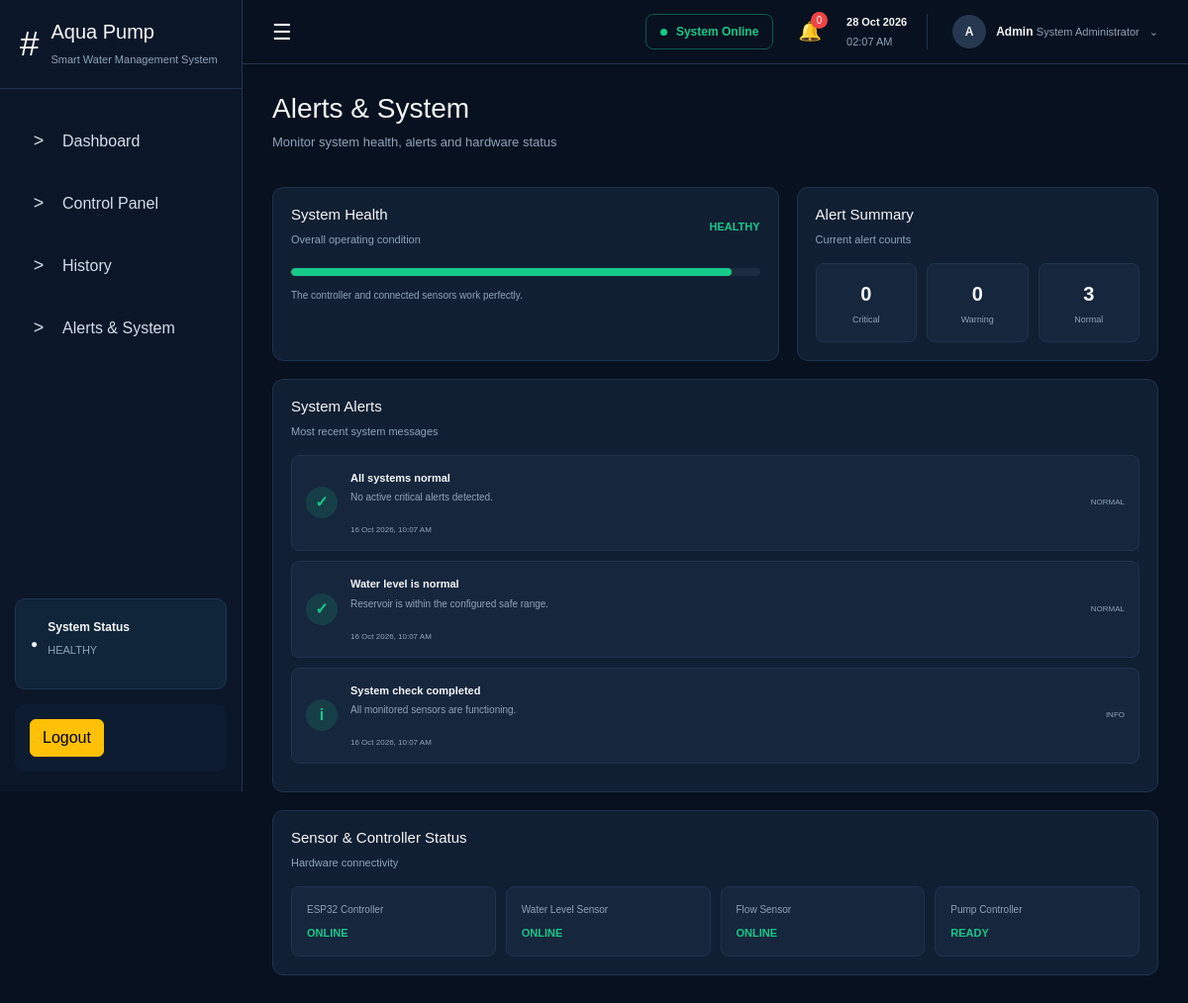
/frontend/alerts.php (signed in), run on the app's committed database.
### tables this page shows
CREATE TABLE `alerts` (
  `alert_id` int(11) NOT NULL,
  `user_id` int(11) NOT NULL,
  `title` varchar(100) NOT NULL,
  `message` text NOT NULL,
  `alert_type` varchar(20) NOT NULL DEFAULT 'NORMAL',
  `created_at` timestamp NOT NULL DEFAULT current_timestamp()
);

### frontend/alerts.php (the view, shortened to what this page needs)
<?php
$user_id = $_SESSION["user_id"];
$sql_critical = "SELECT COUNT(*) AS total
FROM alerts WHERE user_id = ? AND alert_type = 'CRITICAL'";
$stmt_critical = mysqli_prepare($connect, $sql_critical);
mysqli_stmt_bind_param($stmt_critical, "i", $user_id);
mysqli_stmt_execute($stmt_critical);
$result_critical = mysqli_stmt_get_result($stmt_critical);
$data_critical = mysqli_fetch_assoc($result_critical);
$total_critical = $data_critical["total"];
$sql_warning = "SELECT COUNT(*) AS total
FROM alerts WHERE user_id = ? AND alert_type = 'WARNING'";
$stmt_warning = mysqli_prepare($connect, $sql_warning);
mysqli_stmt_bind_param($stmt_warning, "i", $user_id);
mysqli_stmt_execute($stmt_warning);
$result_warning = mysqli_stmt_get_result($stmt_warning);
$data_warning = mysqli_fetch_assoc($result_warning);
$total_warning = $data_warning["total"];
$sql_normal = "SELECT COUNT(*) AS total
FROM alerts WHERE user_id = ? AND alert_type IN ('NORMAL', 'INFO')";
$stmt_normal = mysqli_prepare($connect, $sql_normal);
mysqli_stmt_bind_param($stmt_normal, "i", $user_id);
mysqli_stmt_execute($stmt_normal);
$result_normal = mysqli_stmt_get_result($stmt_normal);
$data_normal = mysqli_fetch_assoc($result_normal);
$total_normal = $data_normal["total"];
if ($total_critical > 0) {
    $system_health = "CRITICAL";
    $health_class = "health-critical";
} else if ($total_warning > 0) {
    $system_health = "WARNING";
    $health_class = "health-warning";
} else {
    $system_health = "HEALTHY";
    $health_class = "health-good";
}
$sql_alerts = "SELECT alert_id, title, message, alert_type, created_at FROM alerts WHERE user_id = ? ORDER BY created_at DESC LIMIT 20";
$stmt_alerts = mysqli_prepare($connect, $sql_alerts);
mysqli_stmt_bind_param($stmt_alerts, "i", $user_id);
mysqli_stmt_execute($stmt_alerts);
$result_alerts = mysqli_stmt_get_result($stmt_alerts);
$esp32_status = "ONLINE";
$water_sensor_status = "ONLINE";
$flow_sensor_status = "ONLINE";
$pump_controller_status = "READY";
?>
<!DOCTYPE html>
<html lang="en">
<head>
    <link rel="stylesheet" href="	https://cdn.jsdelivr.net/npm/bootstrap@5.3.8/dist/css/bootstrap.min.css">
    <link rel="stylesheet" href="css/style.css">
</head>
<body>
    <aside class="sidebar">
        <div class="brand">
            <div class="brand-icon">#</div>
            <div>
                <h2>Aqua Pump</h2>
                <span>Smart Water Management System</span>
            </div>
        </div>
        <nav class="navigation">
            <a href="index.php" class="nav-link active">
                <span>&gt;</span> Dashboard
            </a>
            <a href="control.php" class="nav-link ">
                <span>&gt;</span> Control Panel
            </a>
            <a href="history.php" class="nav-link ">
                <span>&gt;</span> History
            </a>
            <a href="alerts.php" class="nav-link ">
                <span>&gt;</span> Alerts &amp; System
            </a>
        </nav>
        <div class="sidebar-status">
            <div class="status-icon">●</div>
            <div>
                <strong>System Status</strong>
                <p>
                    <?php echo htmlspecialchars($system_health); ?>
                </p>
            </div>
        </div>
        <div class="last-update">
            <a href="logout.php" class="btn btn-warning">Logout</a>
        </div>
    </aside>
    <main class="main-content">
        <header class="topbar">
            <button class="menu-button" id="menuButton" type="button">☰</button>
            <div class="topbar-right">
                <div class="system-online">
                    <span class="online-dot"></span> System Online
                </div>
                <div class="notification">🔔 <span class="notification-count">
                        <?php echo htmlspecialchars($total_critical); ?>
                    </span></div>
                <div class="date-time">
                    <strong id="currentDate"><?php echo date("d M Y"); ?></strong>
                    <span id="currentTime"><?php echo date("h:i A"); ?></span>
                </div>
                <div class="user-profile">
                    <div class="avatar">A</div>
                    <div>
                        <strong>Admin</strong>
                        <span>System Administrator</span>
                    </div>
                    <span>⌄</span>
                </div>
            </div>
        </header>
        <section class="page-header">
            <div>
                <h1>Alerts &amp; System</h1>
                <p>Monitor system health, alerts and hardware status</p>
            </div>
        </section>
        <section class="system-overview-grid">
            <div class="panel">
                <div class="panel-header">
                    <div>
                        <h2>System Health</h2>
                        <span>Overall operating condition</span>
                    </div>
                    <strong class="<?php echo htmlspecialchars($health_class); ?>">
                        <?php echo htmlspecialchars($system_health); ?>
                    </strong>
                </div>
                <div class="health-meter">
                    <div class="health-progress"></div>
                </div>
                <p class="health-description">
                    <?php
                    if ($system_health === "CRITICAL") {
                        echo "Critical system alerts require immediate action.";
                    } else if ($system_health === "WARNING") {
                        echo "The system is operational but one or 2 sensors are faulty.";
                    } else {
                        echo "The controller and connected sensors work perfectly.";
                    }
                    ?>
                </p>
            </div>
            <div class="panel">
                <div class="panel-header">
                    <div>
                        <h2>Alert Summary</h2>
                        <span>Current alert counts</span>
                    </div>
                </div>
                <div class="alert-counts">
                    <div><strong><?php echo htmlspecialchars($total_critical); ?></strong><span>Critical</span></div>
                    <div><strong><?php echo htmlspecialchars($total_warning); ?></strong><span>Warning</span></div>
                    <div><strong><?php echo htmlspecialchars($total_normal); ?></strong><span>Normal</span></div>
                </div>
            </div>
        </section>
        <section class="panel alerts-list-panel">
            <div class="panel-header">
                <div>
                    <h2>System Alerts</h2>
                    <span>Most recent system messages</span>
                </div>
            </div>
            <?php if (mysqli_num_rows($result_alerts) > 0): ?>
                <?php while ($alert = mysqli_fetch_assoc($result_alerts)): ?>
                    <?php
                    $alert_type = strtoupper($alert["alert_type"]);
                    if ($alert_type === "CRITICAL") {
                        $alert_class = "critical";
                        $alert_symbol = "!";
                    } else if ($alert_type === "WARNING") {
                        $alert_class = "warning";
                        $alert_symbol = "!";
                    } else if ($alert_type === "INFO") {
                        $alert_class = "normal";
                        $alert_symbol = "i";
                    } else {
                        $alert_class = "normal";
                        $alert_symbol = "✓";
                    }
                    $alert_date = date("d M Y, h:i A", strtotime($alert["created_at"]));
                    ?>
                    <div class="system-alert <?php echo htmlspecialchars($alert_class); ?>">
                        <div class="alert-symbol"><?php echo htmlspecialchars($alert_symbol); ?></div>
                        <div class="alert-content">
                            <strong>
                                <?php echo htmlspecialchars($alert["title"]); ?>
                            </strong>
                            <p><?php echo htmlspecialchars($alert["message"]); ?></p>
                            <small><?php echo htmlspecialchars($alert_date); ?></small>
                        </div>
                        <span class="alert-time"><?php echo htmlspecialchars($alert_type); ?></span>
                    </div>
                <?php endwhile; ?>
            <?php endif; ?>
        </section>
        <section class="panel sensor-health-panel">
            <div class="panel-header">
                <div>
                    <h2>Sensor &amp; Controller Status</h2>
                    <span>Hardware connectivity</span>
                </div>
            </div>
            <div class="hardware-status-grid">
                <div class="hardware-status">
                    <span>ESP32 Controller</span>
                    <strong>
                        <?php echo htmlspecialchars($esp32_status); ?>
                    </strong>
                </div>
                <div class="hardware-status">
                    <span>Water Level Sensor</span>
                    <strong>
                        <?php echo htmlspecialchars($water_sensor_status); ?>
                    </strong>
                </div>
                <div class="hardware-status">
                    <span>Flow Sensor</span>
                    <strong>
                        <?php echo htmlspecialchars($flow_sensor_status); ?>
                    </strong>
                </div>
                <div class="hardware-status">
                    <span>Pump Controller</span>
                    <strong>
                        <?php echo htmlspecialchars($pump_controller_status); ?>
                    </strong>
                </div>
            </div>
        </section>
    </main>
</body>
</html>

### data on the page
alerts: alert_type "✓", title "All systems normal", message "No active critical alerts detected.", created_at "16 Oct 2026, 10:07 AM", alert_type "NORMAL"
alerts: alert_type "✓", title "Water level is normal", message "Reservoir is within the configured safe range.", created_at "16 Oct 2026, 10:07 AM", alert_type "NORMAL"
alerts: alert_type "i", title "System check completed", message "All monitored sensors are functioning.", created_at "16 Oct 2026, 10:07 AM", alert_type "INFO"

### other printed values
$system_health "HEALTHY"
$total_critical "0"
$total_warning "0"
$total_normal "3"
$esp32_status "ONLINE"
$water_sensor_status "ONLINE"
$flow_sensor_status "ONLINE"
$pump_controller_status "READY"
